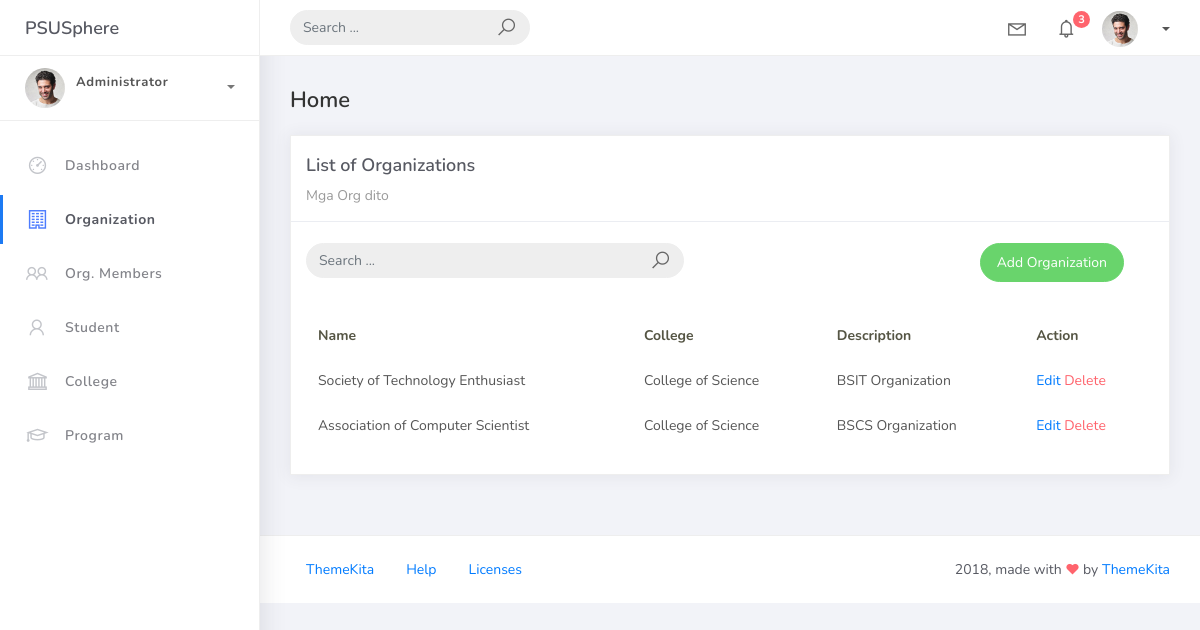
Before: /organization_list with the older database file.
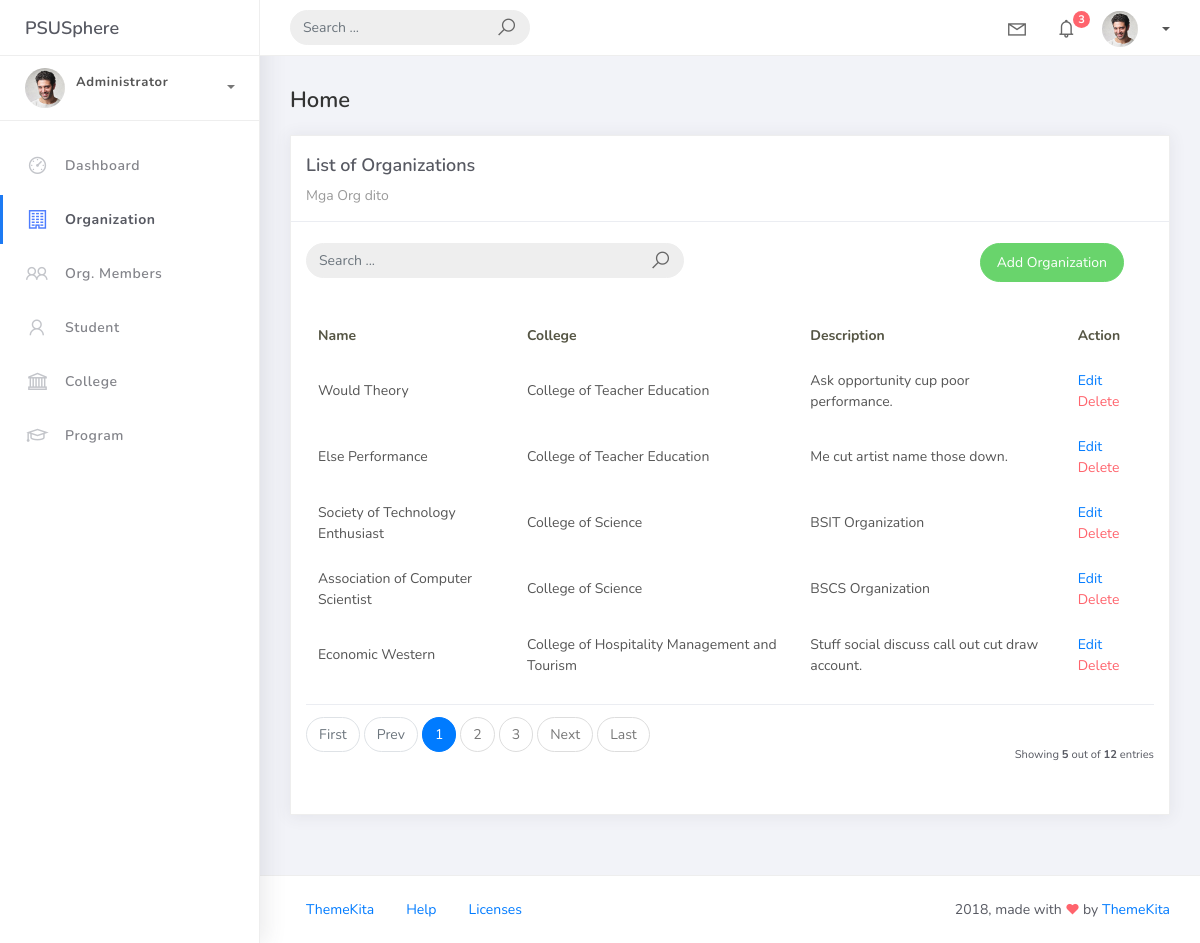
After: the same page with the newer database file.
### studentorg/models.py (models this page shows, shortened)
class BaseModel(models.Model):
    created_at = models.DateTimeField(auto_now_add=True, db_index=True)
    updated_at = models.DateTimeField(auto_now=True)
    class Meta:
        abstract = True

class Organization(BaseModel):
    name = models.CharField(max_length=250)
    college = models.ForeignKey(College, null=True, blank=True, on_delete=models.CASCADE)
    description = models.CharField(max_length=500)

class College(BaseModel):
    college_name = models.CharField(max_length=150)
    def __str__(self):
        return self.college_name

### studentorg/views.py (the view)
# urls.py: path('organization_list', OrganizationList.as_view(), name='organization-list'),
class OrganizationList(ListView):
    model = Organization
    context_object_name = 'organization'
    template_name = 'org_list.html'
    paginate_by = 5
    ordering = ["college__college_name", "name"]
    ordering = ["-college__college_name", "-name"]
    def get_queryset(self):
        qs = super().get_queryset()
        query = self.request.GET.get('q')
        if query:
            qs = qs.filter(
                Q(name_icontains=query) |
                Q(description_icontains=query)
            )
        return qs

### templates/org_list.html (shortened to what this page needs)
{% extends 'base.html' %} {% load static %} {% block content %}
<div class="content">
    <div class="container-fluid">
        <h4 class="page-title">Home</h4>
        <div class="row">
            <div class="col-md-12">
                <div class="card">
                    <div class="card-header">
                        <div class="card-title">List of Organizations</div>
                        <div class="card-category">Mga Org dito</div>
                    </div>
                    <br />
                        <div class="col-md-12 row">
                            <div class="col-md-6">
                                <form class="navbar-left navbar-form nav-search mr-md-3" action="{% url 'organization-list'%}">
                                    <div class="input-group">
                                        <input type="text" placeholder="Search ..." class="form-control" name="q" />
                                        <div class="input-group-append">
                                            <span class="input-group-text">
                                                <i class="la la-search search-icon"></i>
                                            </span>
                                        </div>
                                    </div>
                                </form>
                            </div>
                            <div class="col-md-6">
                                <div class="pull-right">
                                    <a href="{% url 'organization-add' %}" class="btn btn-success btn-rounded">Add Organization</a>
                                </div>
                            </div>
                        </div>
                    <div class="card-body">
                        <table class="table table-striped mt-3">
                            <thead>
                                <tr>
                                    <th scope="col">Name</th>
                                    <th scope="col">College</th>
                                    <th scope="col">Description</th>
                                    <th scope="col">Action</th>
                                </tr>
                            </thead>
                            <tbody>
                                {% for object in object_list %}
                                    <td>{{ object.name }}</td>
                                    <td>{{ object.college }}</td>
                                    <td>{{ object.description }}</td>
                                    <td>
                                        <a href="organization_list/{{ object.id }}">Edit</a>
                                        <a href="organization_list/{{ object.id }}/delete" class="text-danger">Delete</a>
                                    </td>
                                {% empty %}
                                <tr>
                                    <td colspan="4" style="text-align: center">
                                        <p class="text-sm font-weight-bold mb-0">No Records Found</p>
                                    </td>
                                </tr>
                                {% endfor %}
                            </tbody>
                        </table>
                        {% include 'includes/pagination.html' %}
                    </div>
                </div>
            </div>
        </div>
    </div>
</div>
{% endblock %}

Changed rows visible on the page:
added Organization: name "Would Theory", college "College of Teacher Education", description "Ask opportunity cup poor performance."
added Organization: name "Else Performance", college "College of Teacher Education", description "Me cut artist name those down."
added Organization: name "Economic Western", college "College of Hospitality Management and Tourism", description "Stuff social discuss call out cut draw account."
Other visible differences:
{{ object_list.count }}: (not shown) → "5"
{{ paginator.count }}: (not shown) → "12"
text now shown: "First Prev Next Last Showing out of entries"
new list line: "1"
new list line: "2"
new list line: "3"
